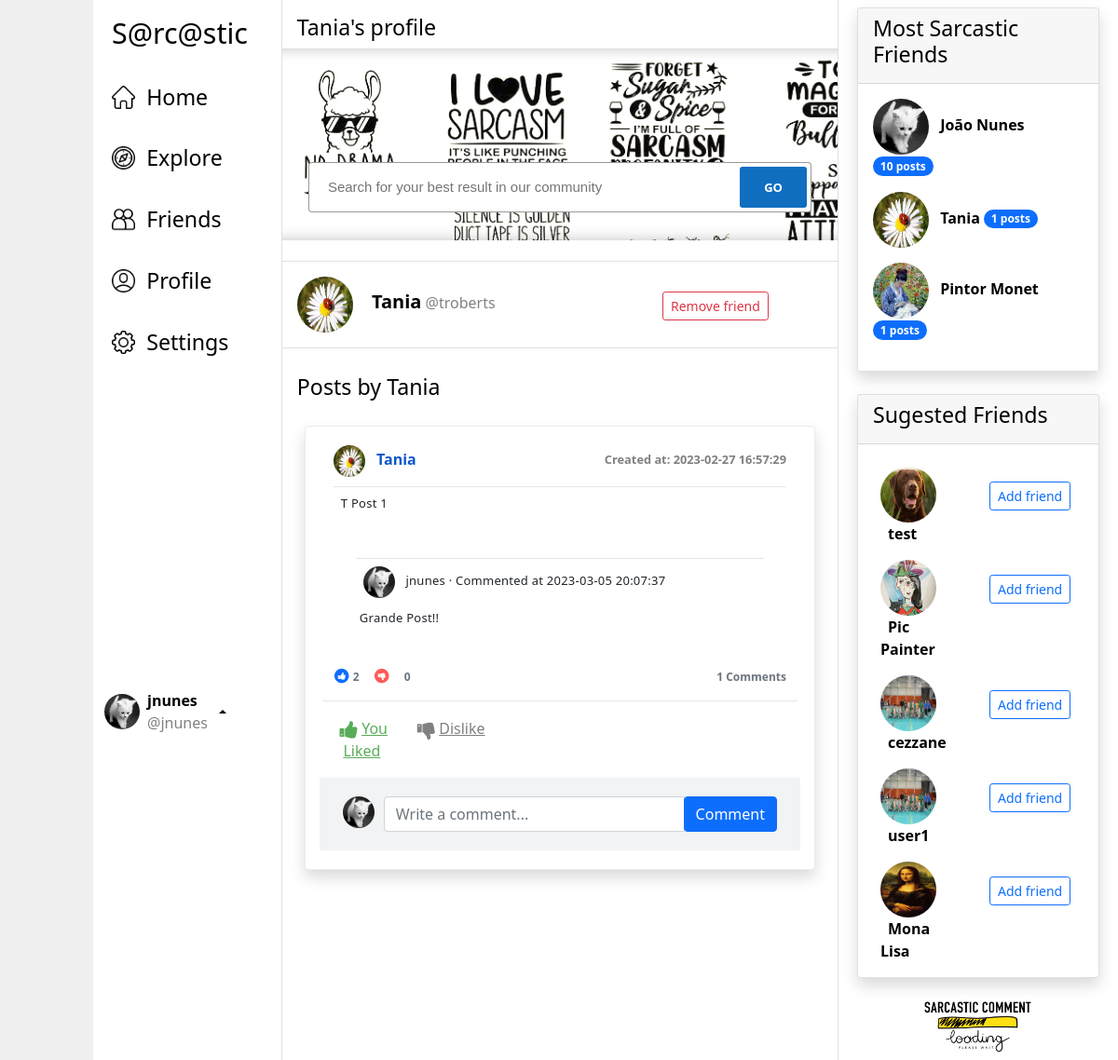
Screenshot of /profile/troberts (signed in) with the database file from the repository.
### tables this page shows
CREATE TABLE users (
        id INTEGER PRIMARY KEY AUTOINCREMENT,
        name TEXT NOT NULL,
        username TEXT NOT NULL,
        email TEXT NOT NULL,
        password TEXT NOT NULL,
        registered_at DATETIME NOT NULL DEFAULT CURRENT_TIMESTAMP, theme VARCHAR(16),
        UNIQUE (username),
        UNIQUE (email)
    );

CREATE TABLE upvote_posts (
        id INTEGER PRIMARY KEY,
        user_id INTEGER,
        post_id  INTEGER,
        FOREIGN KEY (post_id) REFERENCES posts(id),
        FOREIGN KEY (user_id) REFERENCES users(id)        
    );

CREATE TABLE posts (
        id INTEGER PRIMARY KEY,
        body TEXT,
        user_id INTEGER,
        picture BLOB,
        created_at DATETIME DEFAULT CURRENT_TIMESTAMP,
        upvotes INTEGER DEFAULT 0,
        downvotes INTEGER DEFAULT 0
    );

CREATE TABLE comments (
        id INTEGER PRIMARY KEY AUTOINCREMENT,
        post_id INTEGER NOT NULL,
        user_id INTEGER NOT NULL,
        content TEXT NOT NULL,
        commented_at DATETIME NOT NULL DEFAULT CURRENT_TIMESTAMP,
        FOREIGN KEY (post_id) REFERENCES posts(id),
        FOREIGN KEY (user_id) REFERENCES users(id)
        );

### app.py (the view)
@app.route("/profile/<profile_owner_username>")
@is_logged_in
def profile(profile_owner_username):
    c.execute("""SELECT * FROM users WHERE username = ?""", (profile_owner_username,))
    profile_owner = c.fetchone()
    if not profile_owner:
        return 'User not found'
    else:
        if 'username' in session:
            current_user = session['username']
            theme = session['theme']
        posts = models.get_profile_posts(profile_owner[2])
        comments = models.get_all_comments()
        featured_users = models.get_featured_users()
        all_friends = models.get_all_friends()
        sugested_users=models.get_sugested_users()
        return render_template("profiles.html",
                               title="Profile",
                               content_heading=profile_owner[1] + "'s profile",
                               current_user=current_user,
                               theme=theme,
                               profile_owner=profile_owner,
                               featured_users=featured_users,
                               sugested_users=sugested_users,
                               friends=all_friends,
                               comments = comments,
                               posts=posts
                               )

### templates/profiles.html
{% extends "base.html" %}
{% block content %}
    {% include "/cards/profile.html" %}
    <br>
    <span class="text-navlink px-3">Posts by {{ profile_owner[1] }}</span>
    {%  for post in posts %}
        {% include "/cards/post.html" %}
    {% endfor %}
{% endblock content %}

### templates/cards/profile.html (shortened to what this page needs)
<div class="card bg border-0 border-top border-bottom rounded-0">
    <div class="card-body">
        <div class="row">
            <div class="col-8">
                {% with current_user = profile_owner[2] %}
                    {% include "/partials/profile-image.html" %}
                {% endwith %}
                    <span class="text-displayname ms-3">{{ profile_owner[1] }}</span>
                    <span class="text-username">@{{ profile_owner[2] }}</span>
            </div>
            <div class="col-4">
                {% if current_user != profile_owner[2] %}
                    {% if profile_owner in friends %}
                    <form action="/remove-friend/{{ profile_owner[2] }}" method="POST">
                        <button type="submit" class="btn btn-sm mt-3 btn-outline-danger">Remove friend</button>
                    </form>
                    {% endif %}
                {% endif %}
            </div>
        </div>
    </div>
</div>

### templates/partials/profile-image.html
<img src="/static/assets/profile-imgs/{{ current_user }}.jpg"
     width="60" height="60"
     alt="{{ current_user }}'s Profile Image"
     class="rounded-circle profile-img">

### templates/cards/post.html (shortened to what this page needs)
<link href="https://maxcdn.bootstrapcdn.com/font-awesome/4.3.0/css/font-awesome.min.css" rel="stylesheet">
<div class="container">
<br>
   <div class="row">
      <div class="col-md-12">
         <div id="content" class="content content-full-width">
            <div class="shadow bg-white rounded profile-content">
               <div class="tab-content p-0">
                  <div class="tab-pane fade active show" id="profile-post">
                            <div class="timeline-body">
                                <div class="timeline-header">
                                    <img src="/static/assets/profile-imgs/{{ post[2] }}.jpg" width="34px" height="34px" border-radius="40px" alt="Profile Image" class="rounded-circle profile-img">
                                    <span class="username p-2">{{ post[7] }}</span>
                                    <span class="pull-right created_at">Created at: {{ post[4] }}<span>
                                </div>
                                <div class="timeline-content">
                                    <p class="p-2">
                                        {{ post[1] }}
                                        <br>
                                        <br>
                                    </p>
                                </div>
                                    {% for comment in comments %}
                                        {% if comment[1] == post[0]%}
                                            <div class="mt-2 m-4 post-timeline-content">
                                                <div class="p-2">
                                                    <img src="/static/assets/profile-imgs/{{ comment[2] }}.jpg" width="34" height="34"  class="rounded-circle profile-img">
                                                    <span class="p-2">{{ comment[2] }} · Commented at {{ comment[4] }}</span>
                                                </div>
                                                <div class="p-1">
                                                    <p>{{ comment[3] }}</p>
                                                </div>
                                            </div>
                                        {% endif %}
                                    {% endfor %}
                                <div class="timeline-likes">
                                    <div class="stats-right">
                                        {% if post[10] %}
                                            <span class="stats-text">{{ post[10] }} Comments</span>
                                        {% else %}
                                            <span class="stats-text">No Comments</span>
                                        {% endif %}
                                    </div>
                                    <div class="stats">
                                        <span class="fa-stack fa-fw stats-icon">
                                            <i class="fa fa-circle fa-stack-2x text-primary"></i>
                                            <i class="fa fa-thumbs-up fa-stack-1x fa-inverse"></i>
                                        </span>
                                        <span class="fa-stack fa-fw stats-icon">
                                            <i class="fa fa-circle fa-stack-2x text-danger"></i>
                                            <i class="fa fa-thumbs-down fa-stack-1x fa-inverse t-plus-1"></i>
                                        </span>
                                    </div>
                                    <span class="stats-total-like">{{ post[5] }}</span>
                                    <span class="stats-total-dislike">{{ post[6] }}</span>
                                </div>
                                <div class="container-left">
                                    <div class="row row-no-gutters timeline-footer padding-0">
                                        <div class="col-md-2 pr-0 m-0 padding-0">
                                            <form action="{{ url_for('like_comment') }}" method="post" id="like_dislike_vote" >
                                                {% if post[8] %}
                                                    <button type="submit" value="like" class="btn btn-link shadow-none custom-btn-like-off" disabled><i class="fa fa-thumbs-up fa-fw fa-lg m-r-3"></i>You Liked</button>
                                                {% else %}
                                                    <button type="submit" value="like" class="btn btn-link shadow-none custom-btn-like"><i class="fa fa-thumbs-up fa-fw fa-lg m-r-3"></i>Like</button>
                                                {% endif %}
                                            </form>
                                        </div>
                                        <div class="col-md-4 pr-6 m-0 padding-0">
                                            <form action="{{ url_for('dislike_comment') }}" method="post" id="like_dislike_vote">
                                                {% if post[9] %}
                                                    <button type="submit" value="dislike" class="btn btn-link shadow-none custom-btn-dislike-off" disabled><i class="fa fa-thumbs-down fa-fw fa-lg m-r-3"></i>You Disliked</button>
                                                {% else %}
                                                    <button type="submit" value="dislike" class="btn btn-link shadow-none custom-btn-dislike"><i class="fa fa-thumbs-down fa-fw fa-lg m-r-3"></i>Dislike</button>
                                                {% endif %}
                                            </form>
                                        </div>
                                    </div>
                                </div>
                                <div class="timeline-comment-box">
                                 <div class="user"><img src="/static/assets/profile-imgs/{{ current_user }}.jpg" width="44" height="44"></div>
                                    <div class="input">
                                        <form action="{{ url_for('comment') }}" method="post">
                                            <div class="input-group">
                                                <input type="text" name="post_content" class="form-control rounded-corner" placeholder="Write a comment...">
                                                <span class="input-group-btn p-l-10">
                                                    <button type="submit" class="btn btn-primary f-s-12 rounded-corner" type="button">Comment</button>
                                                </span>
                                            </div>
                                        </form>
                                    </div>
                                </div>
                            </div>
                  </div>
               </div>
            </div>
         </div>
      </div>
   </div>
</div>

### templates/cards/featured.html
<div class="card shadow bg-white rounded">
    <div class="card-header">
        <h1 class="text-navlink">Most Sarcastic Friends</h1>
    </div>
    <div class="card-body bg">
        {% for featured_user in featured_users %}
            <div class="mb-3">
                <a href="/profile/{{ featured_user[2] }}">
                    {% with current_user = featured_user[2] %}
                        {% include "/partials/profile-image.html" %}
                    {% endwith %}
                    <p class="d-inline mx-2">
                        <span class="text-displayname-sm d-none d-md-inline">{{ featured_user[1] }}</span>
                        <span class="badge bg-primary rounded-pill align-text-bottom">{{ featured_user[7] }} posts</span>
                    </p>
                </a>
            </div>
        {% endfor %}
    </div>
</div>

### templates/cards/sugested.html (shortened to what this page needs)
<div class="card shadow bg-white rounded">
    <div class="card-header">
        <h1 class="text-navlink">Sugested Friends</h1>
    </div>
    <br>
    {% for sugested_user in sugested_users %}
        <div class="container">
            <div class="row">
                <div class="col">
                    <div class="mb-3">
                        <a href="/profile/{{ sugested_user[2] }}">
                            {% with current_user = sugested_user[2] %}
                                {% include "/partials/profile-image.html" %}
                            {% endwith %}
                            <p class="d-inline mx-2">
                                <span class="text-displayname-sm d-none d-md-inline">{{ sugested_user[1] }}</span>
                            </p>
                        </a>
                    </div>
                </div>
                <div class="col">
                    <form action="/add-friend/{{ sugested_user[2] }}" method="POST">
                        <button type="submit" class="btn btn-sm mt-3 btn-outline-primary">Add friend</button>
                    </form>
                </div>
            </div>
        </div>
    {% endfor %}
</div>

### rows the page displays
users: username (picture), name "Tania", username "troberts", featured_user "1"
upvote_posts: user_id (picture), name "Tania", created_at "2023-02-27 16:57:29", body "T Post 1", post "1", upvotes "2", downvotes "0", shows "You Liked"
comments: user (picture), user "jnunes", commented_at "2023-03-05 20:07:37", content "Grande Post!!"
users: username (picture), name "João Nunes", featured_user "10"
users: username (picture), name "Pintor Monet", featured_user "1"
users: username (picture), name "test"
users: username (picture), name "Pic Painter"
users: username (picture), name "cezzane"
users: username (picture), name "user1"
users: username (picture), name "Mona Lisa"

### other values shown
{{ nav_link | capitalize }} "Home" "Explore" "Friends" "Profile" "Settings"
{{ current_user }} "jnunes"
{{ content_heading }} "Tania's profile"
